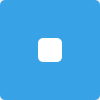
<?xml version="1.0" encoding="UTF-8"?>
<ui version="4.0">
 <class>Rocker</class>
 <widget class="QWidget" name="Rocker">
  <property name="geometry">
   <rect>
    <x>0</x>
    <y>0</y>
    <width>100</width>
    <height>100</height>
   </rect>
  </property>
  <property name="minimumSize">
   <size>
    <width>100</width>
    <height>100</height>
   </size>
  </property>
  <property name="maximumSize">
   <size>
    <width>100</width>
    <height>100</height>
   </size>
  </property>
  <property name="windowTitle">
   <string>Form</string>
  </property>
  <property name="layoutDirection">
   <enum>Qt::LeftToRight</enum>
  </property>
  <property name="styleSheet">
   <string notr="true">border-radius: 5px;</string>
  </property>
  <layout class="QVBoxLayout" name="verticalLayout">
   <property name="spacing">
    <number>0</number>
   </property>
   <property name="leftMargin">
    <number>0</number>
   </property>
   <property name="topMargin">
    <number>0</number>
   </property>
   <property name="rightMargin">
    <number>0</number>
   </property>
   <property name="bottomMargin">
    <number>0</number>
   </property>
   <item>
    <widget class="QWidget" name="widget" native="true">
     <property name="minimumSize">
      <size>
       <width>100</width>
       <height>100</height>
      </size>
     </property>
     <property name="maximumSize">
      <size>
       <width>100</width>
       <height>100</height>
      </size>
     </property>
     <property name="styleSheet">
      <string notr="true">background-color: rgb(56, 162, 230);</string>
     </property>
     <widget class="QWidget" name="point" native="true">
      <property name="geometry">
       <rect>
        <x>38</x>
        <y>38</y>
        <width>24</width>
        <height>24</height>
       </rect>
      </property>
      <property name="minimumSize">
       <size>
        <width>24</width>
        <height>24</height>
       </size>
      </property>
      <property name="maximumSize">
       <size>
        <width>24</width>
        <height>24</height>
       </size>
      </property>
      <property name="styleSheet">
       <string notr="true">border-radius: 5px;
background-color: rgb(255, 255, 255);</string>
      </property>
     </widget>
    </widget>
   </item>
  </layout>
 </widget>
 <resources/>
 <connections/>
</ui>
